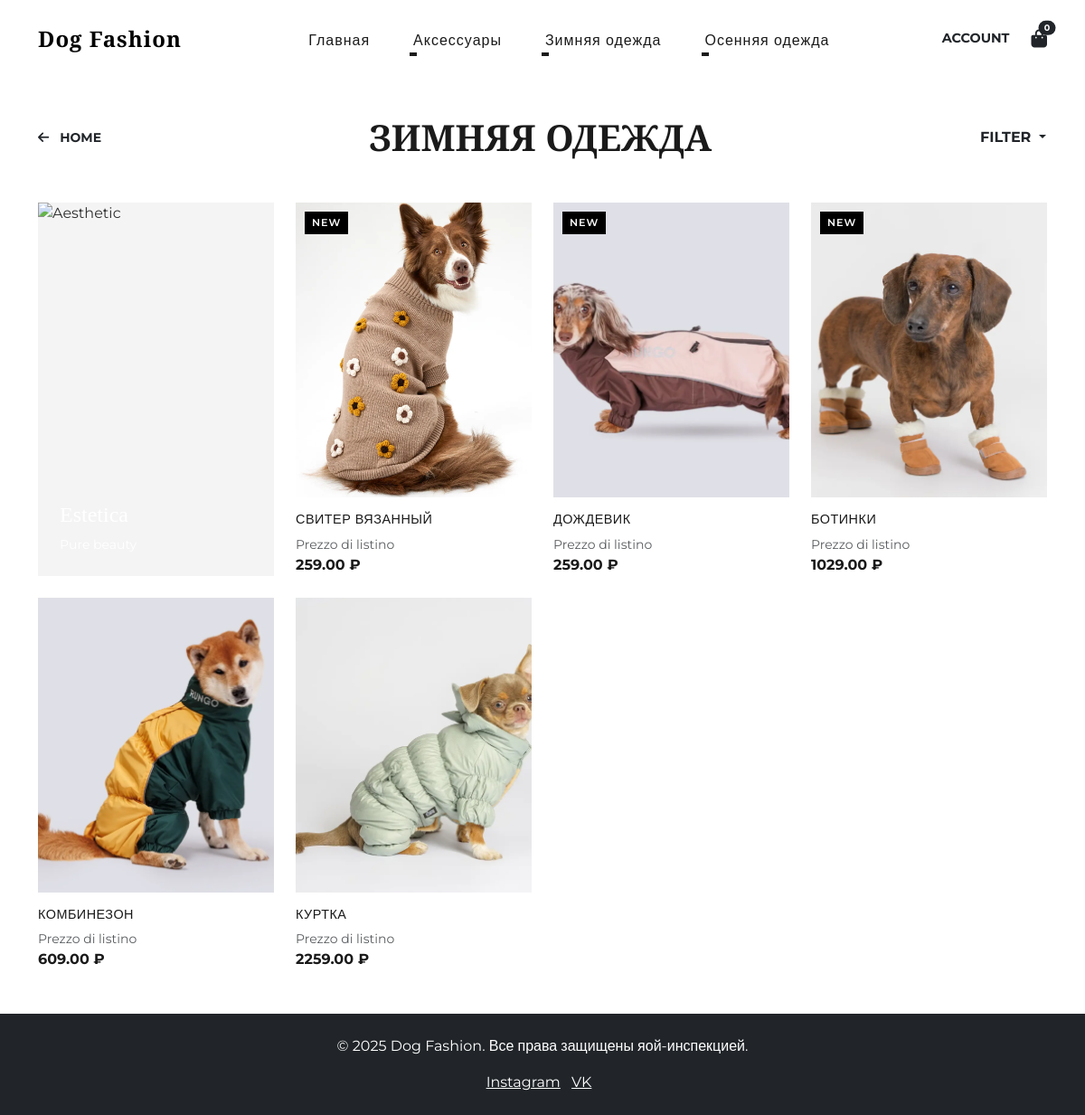
/category/winter/, run on the app's committed database.
### products/models.py (models this page shows, shortened)
class Category(models.Model):
    name = models.CharField(max_length=100)
    slug = models.SlugField(unique=True)
    parent = models.ForeignKey('self', on_delete=models.CASCADE, null=True, blank=True, related_name='children')
    class Meta:
        verbose_name_plural = 'Categories'
        ordering = ('name',)

class Product(models.Model):
    categories = models.ManyToManyField(Category, related_name='products', blank=True)
    name = models.CharField(max_length=200)
    slug = models.SlugField(unique=True)
    description = models.TextField(blank=True)
    price = models.DecimalField(max_digits=10, decimal_places=2)
    available = models.BooleanField(default=True)
    created = models.DateTimeField(auto_now_add=True)
    updated = models.DateTimeField(auto_now=True)
    def is_new(self):
        return any(c.slug == 'new-arrivals' for c in self.categories.all())

class ProductImage(models.Model):
    product = models.ForeignKey(Product, related_name='images', on_delete=models.CASCADE)
    image = models.ImageField(upload_to='products/%Y/%m/%d')

### products/views.py (the view)
# urls.py: path('category/<slug:category_slug>/', views.product_list, name='product_list_by_category'),
def product_list(request, category_slug=None):
    category = None
    categories = Category.objects.all()
    products = Product.objects.filter(available=True)
    if category_slug:
        category = get_object_or_404(Category, slug=category_slug)
        categories_to_filter = category.children.all() | Category.objects.filter(id=category.id)
        products = products.filter(categories__in=categories_to_filter).distinct()
    available_sizes = Size.objects.filter(product__in=products).values_list('name', flat=True).distinct()
    def size_sort_key(s):
        order = ['XXS', 'XS', 'S', 'M', 'L', 'XL', 'XXL']
        if s.upper() in order:
            return (0, order.index(s.upper()))
        try:
            return (1, float(s))
        except ValueError:
            return (2, s)
    available_sizes = sorted(list(available_sizes), key=size_sort_key)
    selected_sizes = request.GET.getlist('size')
    if selected_sizes:
        products = products.filter(sizes__name__in=selected_sizes).distinct()
    sort_by = request.GET.get('sort')
    new_arrival_subquery = Product.categories.through.objects.filter(
        product_id=OuterRef('pk'),
        category__slug='new-arrivals'
    )
    products = products.annotate(is_new_arrival=Exists(new_arrival_subquery))
    if sort_by == 'price_asc':
        products = products.order_by('price')
    elif sort_by == 'price_desc':
        products = products.order_by('-price')
    else:
        products = products.order_by('-is_new_arrival', '-created')
    products = products.prefetch_related('categories')
    return render(request, 'products/list.html', {
        'category': category,
        'categories': categories,
        'products': products,
        'available_sizes': available_sizes,
        'selected_sizes': selected_sizes,
        'sort_by': sort_by,
    })

### products/context_processors.py (called while the page is built)
def menu_categories(request):
    categories = Category.objects.filter(parent=None).exclude(slug__in=['clothes', 'new-arrivals']).prefetch_related('children')
    return {
        'menu_categories': categories
    }

### products/templates/products/list.html (shortened to what this page needs)
{% extends "base.html" %}
{% load static %}
{% block content %}
<div class="container py-5" style="margin-top: 80px;">
    <div class="d-flex justify-content-between align-items-center mb-5">
        <div>
            <a href="{% url 'products:index' %}" class="text-dark text-decoration-none text-uppercase small fw-bold">
                <i class="fa-solid fa-arrow-left me-2"></i> Home
            </a>
        </div>
        <h1 class="text-uppercase fw-bold m-0" style="font-family: 'Playfair Display', serif;">
            {% if category %}{{ category.name }}{% else %}All Products{% endif %}
        </h1>
        <div class="dropdown">
             <button class="btn btn-link text-dark text-decoration-none text-uppercase small fw-bold p-0 dropdown-toggle" type="button" id="filterDropdown" data-bs-toggle="dropdown" aria-expanded="false" data-bs-auto-close="outside">
                Filter
             </button>
        </div>
    </div>
    <div class="row g-4" id="product-grid">
        <div class="col-6 col-md-3">
            <div class="h-100 w-100 position-relative overflow-hidden" style="min-height: 350px; background-color: #f4f4f4;">
                <img src="https://images.unsplash.com/photo-1516476739410-5693cb98328a?q=80&w=1974&auto=format&fit=crop"
                     class="position-absolute top-0 start-0 w-100 h-100 object-fit-cover"
                     style="opacity: 0.9;"
                     alt="Aesthetic">
                <div class="position-absolute bottom-0 start-0 p-4 text-white">
                    <h4 style="font-family: 'Playfair Display', serif;">Estetica</h4>
                    <p class="small mb-0">Pure beauty</p>
                </div>
            </div>
        </div>
        {% for product in products %}
        <div class="col-6 col-md-3">
            <div class="product-card h-100 d-flex flex-column">
                <div class="bg-light mb-3 position-relative overflow-hidden" style="padding-top: 125%;">
                    <a href="{% url 'products:product_detail' product.slug %}" class="text-decoration-none stretched-link">
                        {% if product.is_new %}
                            <div class="badge-new">New</div>
                        {% endif %}
                        {% if product.images.exists %}
                            <img src="{{ product.images.first.image.url }}" class="position-absolute top-0 start-0 w-100 h-100 object-fit-cover" alt="{{ product.name }}">
                        {% else %}
                             <div class="position-absolute top-0 start-0 w-100 h-100 d-flex align-items-center justify-content-center text-muted bg-light">No Image</div>
                        {% endif %}
                    </a>
                </div>
                <div class="mt-auto">
                    <div class="d-flex justify-content-between align-items-start mb-2">
                        <h6 class="font-primary text-uppercase mb-0" style="font-size: 0.9rem; letter-spacing: 0.5px;">{{ product.name }}</h6>
                    </div>
                    <div class="d-flex justify-content-between align-items-center">
                        <div>
                            <span class="text-muted small d-block">Prezzo di listino</span>
                            <span class="fw-bold">{{ product.price }} ₽</span>
                        </div>
                    </div>
                </div>
            </div>
        </div>
        {% empty %}
        <div class="col-12 text-center py-5">
            <p class="text-muted">No products found in this category.</p>
        </div>
        {% endfor %}
    </div>
</div>
{% endblock %}

### dog_fashion/templates/base.html (shortened to what this page needs)
<!DOCTYPE html>
<html lang="ru">
<head>
    <link href="https://cdn.jsdelivr.net/npm/bootstrap@5.3.0/dist/css/bootstrap.min.css" rel="stylesheet">
    <link rel="stylesheet" href="https://cdn.jsdelivr.net/npm/swiper@10/swiper-bundle.min.css" />
    <link rel="stylesheet" href="https://cdnjs.cloudflare.com/ajax/libs/font-awesome/6.4.0/css/all.min.css">
    {% load static %}
    <link rel="stylesheet" href="{% static 'css/style.css' %}">
</head>
<body style="display: flex; flex-direction: column; min-height: 100vh;">
    {% block header %}
    <nav class="navbar navbar-expand-lg navbar-light">
        <div class="container">
            <a class="navbar-brand fw-bold" href="/">Dog Fashion</a>
            <div class="collapse navbar-collapse" id="navbarNav">
                <ul class="navbar-nav mx-auto">
                    <li class="nav-item"><a class="nav-link mx-3" href="{% url 'products:index' %}">Главная</a></li>
                    {% for category in menu_categories %}
                        {% if category.children.exists %}
                        <li class="nav-item dropdown">
                            <a class="nav-link mx-3 dropdown-toggle" href="#" id="navbarDropdown{{ category.id }}" role="button" data-bs-toggle="dropdown" aria-expanded="false">
                                {{ category.name }}
                            </a>
                        </li>
                        {% else %}
                        <li class="nav-item">
                            <a class="nav-link mx-3" href="{% url 'products:product_list_by_category' category.slug %}">{{ category.name }}</a>
                        </li>
                        {% endif %}
                    {% endfor %}
                </ul>
                <div class="d-flex align-items-center gap-4">
                    {% if user.is_authenticated %}
                        <a href="{% url 'users:account' %}" class="text-dark text-decoration-none fw-bold" style="font-size: 0.9rem;">ACCOUNT</a>
                    {% else %}
                        <a href="{% url 'users:login' %}" class="text-dark text-decoration-none fw-bold" style="font-size: 0.9rem;">ACCOUNT</a>
                    {% endif %}
                    <a href="{% url 'cart:cart_detail' %}" class="text-dark position-relative">
                        <i class="fa-solid fa-bag-shopping fa-lg"></i>
                        <span id="cart-badge" class="position-absolute top-0 start-100 translate-middle badge rounded-pill bg-dark" style="font-size: 0.6rem;">
                            {{ request.session.cart|length|default:"0" }}
                        </span>
                    </a>
                </div>
            </div>
        </div>
    </nav>
    {% endblock %}
    <main style="flex: 1;">
        {% block content %}
        {% endblock %}
    </main>
    <footer class="bg-dark text-white py-4 mt-auto">
        <div class="container text-center">
            <p>&copy; 2025 Dog Fashion. Все права защищены яой-инспекцией.</p>
            <div>
                <a href="#" class="text-white me-2">Instagram</a>
                <a href="#" class="text-white me-2">VK</a>
            </div>
        </div>
    </footer>
</body>
</html>

### dog_fashion/static/css/style.css (style rules this page uses)
:root { --font-primary: 'Montserrat', sans-serif; --font-secondary: 'Playfair Display', serif; --color-dark: #1a1a1a; --color-light: #ffffff; --color-grey: #f4f4f4; }
html, body { width: 100%; max-width: 100%; margin: 0; padding: 0; }
body { font-family: var(--font-primary); color: var(--color-dark); }
.navbar { background: transparent !important; padding: 20px 0; position: absolute; width: 100%; z-index: 1000; top: 0; }
.navbar-brand { font-family: var(--font-secondary); font-size: 1.5rem; letter-spacing: 1px; }
.nav-link { position: relative; color: var(--color-dark) !important; font-weight: 400; letter-spacing: 1px; padding-bottom: 5px; }
.nav-link::after { content: ''; position: absolute; width: 0; height: 2px; bottom: 0; left: 0; background-color: var(--color-dark); transition: width 0.3s ease; }
.product-card { position: relative; overflow: hidden; transition: all 0.3s ease; cursor: pointer; margin: 0 auto; width: 100%; max-width: 100%; }
.badge-new { position: absolute; top: 10px; left: 10px; background-color: #000; color: #fff; font-size: 0.7rem; font-weight: 600; text-transform: uppercase; letter-spacing: 1px; padding: 4px 8px; z-index: 10; border-radius: 0; }
.product-card img { transition: transform 0.5s ease; }
footer { background: #1a1a1a; padding: 80px 0 40px; margin-top: auto; }

### data on the page
Category: name "Аксессуары"
Category: name "Зимняя одежда", name "ЗИМНЯЯ ОДЕЖДА"
Category: name "Осенняя одежда"
Product: shows "NEW", images.first.image (picture), name "СВИТЕР ВЯЗАННЫЙ", price "259.00"
Product: shows "NEW", images.first.image (picture), name "ДОЖДЕВИК", price "259.00"
Product: shows "NEW", images.first.image (picture), name "БОТИНКИ", price "1029.00"
Product: images.first.image (picture), name "КОМБИНЕЗОН", price "609.00"
Product: images.first.image (picture), name "КУРТКА", price "2259.00"

### other printed values
{{ request.session.cart|length|default:"0" }} "0"
